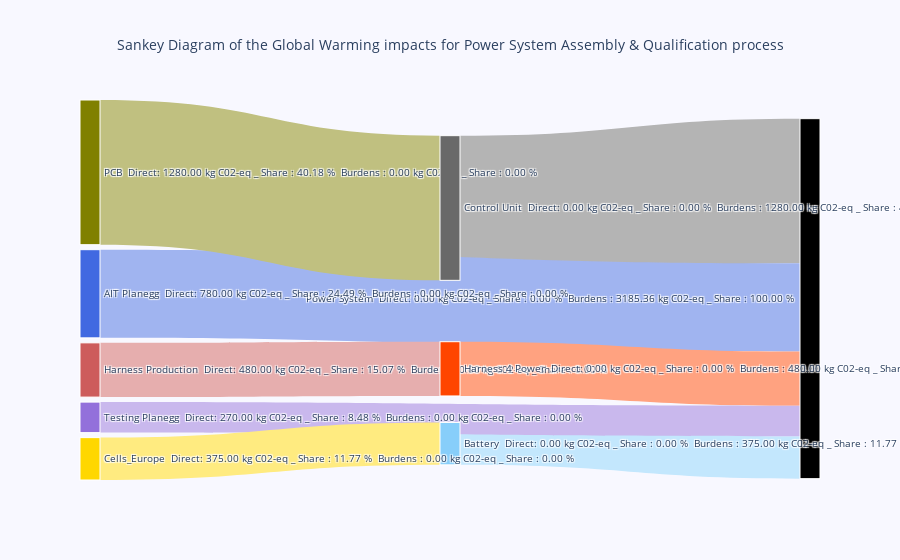

The code cell stored with this chart in its notebook:
### Markdown cell above
BE CAREFUL IT IS NOT YET POSSIBLE TO SAVE THE RESULT

### Code cell
# Setup our colours
coloring = ['black','LightSkyBlue','gold', 'olive','goldenrod','indianred','dimgrey','orangered','forestgreen','royalblue','mediumpurple','darkmagenta','darkcyan','saddlebrown']
alpha = 0.5

l_coloring = [f'rgb({(1 - alpha) * 255 + alpha * mp.colors.to_rgba(color,alpha=0.5)[0]*255},{(1 - alpha) * 255 + alpha * mp.colors.to_rgba(color,alpha=0.5)[1]*255},{(1 - alpha) * 255 + alpha * mp.colors.to_rgba(color,alpha=0.5)[2]*255})' for color in coloring]




print (l_coloring)
imp_cat_for_sankey = client.find(o.ImpactCategory,"Global Warming")

client = ipc.Client(8080)
# calculate a result for the default quantitative reference of a product system
result_sankey = client.calculate(
    o.CalculationSetup(
        target=LCA_Prod_syst,
        impact_method=LCA_Impact_method,
    )
)
state = result_sankey.wait_until_ready()

# get the Sankey graph for an impact category
g = result_sankey.get_sankey_graph(
    o.SankeyRequest(
        impact_category=imp_cat_for_sankey,
        max_nodes=20,
        min_share=0.05,
    )
)
print(f"loaded a graph with {len(g.nodes)} nodes and {len(g.edges)} edges")
# prints something like: loaded a graph with 10 nodes and 14 edges
tot_scaling = result_sankey.get_total_impact_value_of(imp_cat_for_sankey)

ref = client.put(o.Result(id=state.id))
# finally, dispose the result
result_sankey.dispose()



sorted_nodes = sorted(g.nodes, key=lambda n: n.index)

sorted_nodes_with_empty = []
idx = 0
for node in sorted_nodes :
    if idx != node.index : 
        sorted_nodes.insert(idx,node)
    idx=idx+1

#for node in sorted_nodes_with_empty : 
#   print (node.index,node.tech_flow.provider.name)
#print (tabulate(g.edges,headers="keys"))

#print ([node.tech_flow.provider.name for node in g.nodes])

node_mapping = {}
for node in g.nodes:
    node_mapping[node.index] = node.total_result
#print (node_mapping)
for edge in g.edges : 
    A = node_mapping.get(edge.provider_index)
   # print(A)

# Create the Sankey diagram
fig = go.Figure(go.Sankey(
    node=dict(
        pad=5,
        thickness=20,
        line=dict(color='white', width=1),
        color = coloring,
        label=[f"{node.tech_flow.provider.name}\n Direct: {node.direct_result:.2f} {imp_cat_for_sankey.ref_unit} _ Share : {node.direct_result/tot_scaling.amount*100 :.2f} % \nBurdens : {node.total_result-node.direct_result:.2f} {imp_cat_for_sankey.ref_unit} _ Share : {(node.total_result-node.direct_result)/tot_scaling.amount*100 :.2f} % " for node in sorted_nodes],
    ),
    link=dict(
        source=[edge.provider_index for edge in g.edges],
        target=[edge.node_index for edge in g.edges],
        value=[edge.upstream_share*(node_mapping.get(edge.provider_index)) for edge in g.edges],
        color=[l_coloring[edge.provider_index] for edge in g.edges],
        label= [f"{edge.upstream_share*(node_mapping.get(edge.provider_index)):.2f} {imp_cat_for_sankey.ref_unit}"for edge in g.edges]
    ),
    arrangement="snap",
    
))
fig.update_layout(
    hovermode='x',
    font=dict(size=10, color='dark gray'),
    paper_bgcolor='#F8F8ff'
)
fig.update_layout(title_text=f"Sankey Diagram of the {imp_cat_for_sankey.name} impacts for {model.name} process",  title_x=0.5)
# Display the plot
fig.show()

### Figure 1 — Plotly figure (JSON) as saved in the notebook; plotly's stock layout.template omitted (floating-point values rounded to 4 significant figures)
{"data": [{"arrangement": "snap", "link": {"color": ["rgb(180.0,180.0,180.0)", "rgb(160.0,180.0,240.0)", "rgb(255.0,162.0,127.5)", "rgb(195.0,230.5,252.5)", "rgb(201.0,183.5,237.0)", "rgb(191.5,191.5,127.5)", "rgb(230.0,173.5,173.5)", "rgb(255.0,235.0,127.5)"], "label": ["1280.00 kg C02-eq", "780.00 kg C02-eq", "480.00 kg C02-eq", "375.00 kg C02-eq", "270.00 kg C02-eq", "1280.00 kg C02-eq", "480.00 kg C02-eq", "375.00 kg C02-eq"], "source": [6, 9, 7, 1, 10, 3, 5, 2], "target": [0, 0, 0, 0, 0, 6, 7, 1], "value": [1280, 780, 480, 375, 270, 1280, 480, 375]}, "node": {"color": ["black", "LightSkyBlue", "gold", "olive", "goldenrod", "indianred", "dimgrey", "orangered", "forestgreen", "royalblue", "mediumpurple", "darkmagenta", "darkcyan", "saddlebrown"], "label": ["Power System\n Direct: 0.00 kg C02-eq _ Share : 0.00 % \nBurdens : 3185.36 kg C02-eq _ Share : 100.00 % ", "Battery\n Direct: 0.00 kg C02-eq _ Share : 0.00 % \nBurdens : 375.00 kg C02-eq _ Share : 11.77 % ", "Cells_Europe\n Direct: 375.00 kg C02-eq _ Share : 11.77 % \nBurdens : 0.00 kg C02-eq _ Share : 0.00 % ", "PCB\n Direct: 1280.00 kg C02-eq _ Share : 40.18 % \nBurdens : 0.00 kg C02-eq _ Share : 0.00 % ", "Harness Production\n Direct: 480.00 kg C02-eq _ Share : 15.07 % \nBurdens : 0.00 kg C02-eq _ Share : 0.00 % ", "Harness Production\n Direct: 480.00 kg C02-eq _ Share : 15.07 % \nBurdens : 0.00 kg C02-eq _ Share : 0.00 % ", "Control Unit\n Direct: 0.00 kg C02-eq _ Share : 0.00 % \nBurdens : 1280.00 kg C02-eq _ Share : 40.18 % ", "Harness 4 Power\n Direct: 0.00 kg C02-eq _ Share : 0.00 % \nBurdens : 480.00 kg C02-eq _ Share : 15.07 % ", "AIT Planegg\n Direct: 780.00 kg C02-eq _ Share : 24.49 % \nBurdens : 0.00 kg C02-eq _ Share : 0.00 % ", "AIT Planegg\n Direct: 780.00 kg C02-eq _ Share : 24.49 % \nBurdens : 0.00 kg C02-eq _ Share : 0.00 % ", "Testing Planegg\n Direct: 270.00 kg C02-eq _ Share : 8.48 % \nBurdens : 0.00 kg C02-eq _ Share : 0.00 % "], "line": {"color": "white", "width": 1}, "pad": 5, "thickness": 20}, "type": "sankey"}], "layout": {"font": {"color": "dark gray", "size": 10}, "hovermode": "x", "paper_bgcolor": "#F8F8ff", "title": {"text": "Sankey Diagram of the Global Warming impacts for Power System Assembly & Qualification process", "x": 0.5}}}
